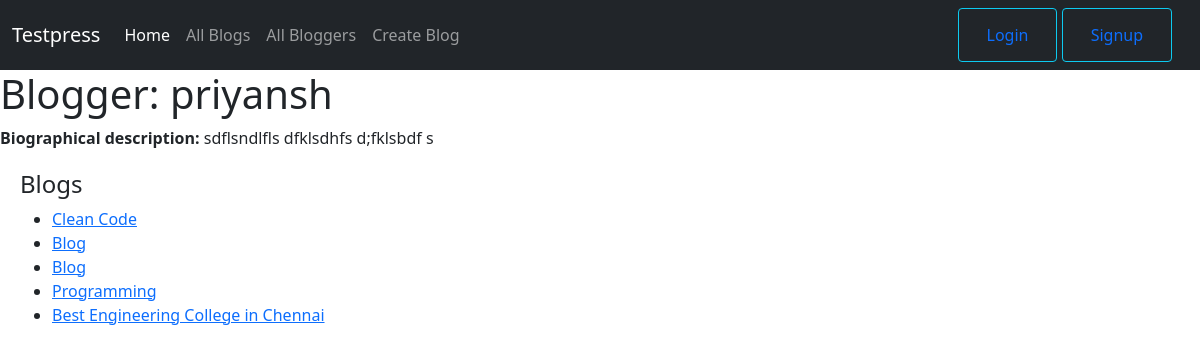
The page /blog/blogger/3 on the database its author committed.
### blog/models.py (models this page shows, shortened)
class Blogger(models.Model):
    name = models.OneToOneField(User, on_delete=models.CASCADE, null=True)
    bio_information = models.TextField(max_length=1000, null=True)

class Blog(models.Model):
    title = models.CharField(max_length=200)
    blog_author = models.ForeignKey('Blogger', on_delete=models.SET_NULL, null=True)
    content = models.TextField(max_length=1000, blank=True)
    post_date = models.DateField(null=True, blank=True)
    def get_absolute_url(self):
        return reverse('blog-detail', args=[str(self.id)])

### blog/views.py (the view)
# urls.py: path('blogger/<int:pk>', views.BloggerDetailView.as_view(), name='blogger-detail'),
class BloggerDetailView(generic.DetailView):
    model = Blogger

### blog/templates/blog/blogger_detail.html
{% extends "base_generic.html" %}
{% block content %}
<h1>Blogger: {{ blogger.name }} </h1>
<p><b>Biographical description: </b>{{ blogger.bio_information}}</p>
<div style="margin-left:20px;margin-top:20px">
<h4>Blogs</h4>
<ul>
    {% for blog in blogger.blog_set.all %}
        <li><a href="{{ blog.get_absolute_url }}">{{ blog.title }}</a></li>
    {% endfor %}
</ul>
</div>
{% endblock %}

### rows shown on the page
Blogger: name "priyansh", bio_information "sdflsndlfls dfklsdhfs d;fklsbdf s"
Blog: title "Clean Code"
Blog: title "Blog"
Blog: title "Blog"
Blog: title "Programming"
Blog: title "Best Engineering College in Chennai"
